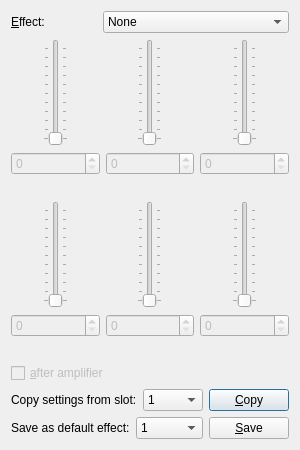
<?xml version="1.0" encoding="UTF-8"?>
<ui version="4.0">
 <class>DefaultEffects</class>
 <widget class="QDialog" name="DefaultEffects">
  <property name="geometry">
   <rect>
    <x>0</x>
    <y>0</y>
    <width>300</width>
    <height>450</height>
   </rect>
  </property>
  <property name="windowTitle">
   <string>Default Effects</string>
  </property>
  <property name="accessibleName">
   <string>Default effect's window</string>
  </property>
  <property name="accessibleDescription">
   <string>Here you can select default effects which will be loaded when keyboard shortcut is used</string>
  </property>
  <layout class="QVBoxLayout" name="verticalLayout_7">
   <item>
    <layout class="QHBoxLayout" name="horizontalLayout_3">
     <item>
      <widget class="QLabel" name="label_7">
       <property name="text">
        <string>&amp;Effect:</string>
       </property>
       <property name="buddy">
        <cstring>comboBox</cstring>
       </property>
      </widget>
     </item>
     <item>
      <widget class="QComboBox" name="comboBox">
       <property name="minimumSize">
        <size>
         <width>100</width>
         <height>0</height>
        </size>
       </property>
       <property name="accessibleName">
        <string>Default effect's effect</string>
       </property>
       <property name="accessibleDescription">
        <string>Allows to choose effect to be emulated</string>
       </property>
       <item>
        <property name="text">
         <string>None</string>
        </property>
       </item>
       <item>
        <property name="text">
         <string>[1] Overdrive</string>
        </property>
       </item>
       <item>
        <property name="text">
         <string>[1] Fixed Wah</string>
        </property>
       </item>
       <item>
        <property name="text">
         <string>[1] Touch Wah</string>
        </property>
       </item>
       <item>
        <property name="text">
         <string>[1] Fuzz</string>
        </property>
       </item>
       <item>
        <property name="text">
         <string>[1] Fuzz Touch Wah</string>
        </property>
       </item>
       <item>
        <property name="text">
         <string>[1] Simple Compressor</string>
        </property>
       </item>
       <item>
        <property name="text">
         <string>[1] Compressor</string>
        </property>
       </item>
       <item>
        <property name="text">
         <string>[2] Sine Chorus</string>
        </property>
       </item>
       <item>
        <property name="text">
         <string>[2] Triangle Chorus</string>
        </property>
       </item>
       <item>
        <property name="text">
         <string>[2] Sine Flanger</string>
        </property>
       </item>
       <item>
        <property name="text">
         <string>[2] Triangle Flanger</string>
        </property>
       </item>
       <item>
        <property name="text">
         <string>[2] Vibratone</string>
        </property>
       </item>
       <item>
        <property name="text">
         <string>[2] Vintage Tremolo</string>
        </property>
       </item>
       <item>
        <property name="text">
         <string>[2] Sine Tremolo</string>
        </property>
       </item>
       <item>
        <property name="text">
         <string>[2] Ring Modulator</string>
        </property>
       </item>
       <item>
        <property name="text">
         <string>[2] Step Filter</string>
        </property>
       </item>
       <item>
        <property name="text">
         <string>[2] Phaser</string>
        </property>
       </item>
       <item>
        <property name="text">
         <string>[2] Pitch Schifter</string>
        </property>
       </item>
       <item>
        <property name="text">
         <string>[3] Mono Delay</string>
        </property>
       </item>
       <item>
        <property name="text">
         <string>[3] Mono Echo Filter</string>
        </property>
       </item>
       <item>
        <property name="text">
         <string>[3] Stereo Echo Filter</string>
        </property>
       </item>
       <item>
        <property name="text">
         <string>[3] Multitap Delay</string>
        </property>
       </item>
       <item>
        <property name="text">
         <string>[3] Ping Pong Delay</string>
        </property>
       </item>
       <item>
        <property name="text">
         <string>[3] Ducking Delay</string>
        </property>
       </item>
       <item>
        <property name="text">
         <string>[3] Reverse Delay</string>
        </property>
       </item>
       <item>
        <property name="text">
         <string>[3] Tape Delay</string>
        </property>
       </item>
       <item>
        <property name="text">
         <string>[3] Stereo Tape Delay</string>
        </property>
       </item>
       <item>
        <property name="text">
         <string>[4] Small Hall Reverb</string>
        </property>
       </item>
       <item>
        <property name="text">
         <string>[4] Large Hall Reverb</string>
        </property>
       </item>
       <item>
        <property name="text">
         <string>[4] Small Room Reverb</string>
        </property>
       </item>
       <item>
        <property name="text">
         <string>[4] Large Room Reverb</string>
        </property>
       </item>
       <item>
        <property name="text">
         <string>[4] Small Plate Reverb</string>
        </property>
       </item>
       <item>
        <property name="text">
         <string>[4] Large Plate Reverb</string>
        </property>
       </item>
       <item>
        <property name="text">
         <string>[4] Ambient Reverb</string>
        </property>
       </item>
       <item>
        <property name="text">
         <string>[4] Arena Reverb</string>
        </property>
       </item>
       <item>
        <property name="text">
         <string>[4] '63 Fender Spring Reverb</string>
        </property>
       </item>
       <item>
        <property name="text">
         <string>[4] '65 Fender Spring Reverb</string>
        </property>
       </item>
      </widget>
     </item>
    </layout>
   </item>
   <item>
    <layout class="QHBoxLayout" name="horizontalLayout">
     <item>
      <layout class="QVBoxLayout" name="verticalLayout">
       <item alignment="Qt::AlignHCenter">
        <widget class="QSlider" name="dial">
         <property name="enabled">
          <bool>false</bool>
         </property>
         <property name="maximum">
          <number>255</number>
         </property>
         <property name="tickPosition">
          <enum>QSlider::TicksBothSides</enum>
         </property>
         <property name="tickInterval">
          <number>25</number>
         </property>
         <property name="notchTarget" stdset="0">
          <double>12.750000000000000</double>
         </property>
         <property name="notchesVisible" stdset="0">
          <bool>true</bool>
         </property>
        </widget>
       </item>
       <item>
        <widget class="QSpinBox" name="spinBox">
         <property name="enabled">
          <bool>false</bool>
         </property>
         <property name="maximum">
          <number>255</number>
         </property>
        </widget>
       </item>
       <item>
        <widget class="QLabel" name="label">
         <property name="text">
          <string/>
         </property>
         <property name="alignment">
          <set>Qt::AlignCenter</set>
         </property>
         <property name="buddy">
          <cstring>spinBox</cstring>
         </property>
        </widget>
       </item>
      </layout>
     </item>
     <item>
      <layout class="QVBoxLayout" name="verticalLayout_2">
       <item alignment="Qt::AlignHCenter">
        <widget class="QSlider" name="dial_2">
         <property name="enabled">
          <bool>false</bool>
         </property>
         <property name="maximum">
          <number>255</number>
         </property>
         <property name="tickPosition">
          <enum>QSlider::TicksBothSides</enum>
         </property>
         <property name="tickInterval">
          <number>25</number>
         </property>
         <property name="notchTarget" stdset="0">
          <double>12.750000000000000</double>
         </property>
         <property name="notchesVisible" stdset="0">
          <bool>true</bool>
         </property>
        </widget>
       </item>
       <item>
        <widget class="QSpinBox" name="spinBox_2">
         <property name="enabled">
          <bool>false</bool>
         </property>
         <property name="maximum">
          <number>255</number>
         </property>
        </widget>
       </item>
       <item>
        <widget class="QLabel" name="label_2">
         <property name="text">
          <string/>
         </property>
         <property name="alignment">
          <set>Qt::AlignCenter</set>
         </property>
         <property name="buddy">
          <cstring>spinBox_2</cstring>
         </property>
        </widget>
       </item>
      </layout>
     </item>
     <item>
      <layout class="QVBoxLayout" name="verticalLayout_3">
       <item alignment="Qt::AlignHCenter">
        <widget class="QSlider" name="dial_3">
         <property name="enabled">
          <bool>false</bool>
         </property>
         <property name="maximum">
          <number>255</number>
         </property>
         <property name="tickPosition">
          <enum>QSlider::TicksBothSides</enum>
         </property>
         <property name="tickInterval">
          <number>25</number>
         </property>
         <property name="notchTarget" stdset="0">
          <double>12.750000000000000</double>
         </property>
         <property name="notchesVisible" stdset="0">
          <bool>true</bool>
         </property>
        </widget>
       </item>
       <item>
        <widget class="QSpinBox" name="spinBox_3">
         <property name="enabled">
          <bool>false</bool>
         </property>
         <property name="maximum">
          <number>255</number>
         </property>
        </widget>
       </item>
       <item>
        <widget class="QLabel" name="label_3">
         <property name="text">
          <string/>
         </property>
         <property name="alignment">
          <set>Qt::AlignCenter</set>
         </property>
         <property name="buddy">
          <cstring>spinBox_3</cstring>
         </property>
        </widget>
       </item>
      </layout>
     </item>
    </layout>
   </item>
   <item>
    <layout class="QHBoxLayout" name="horizontalLayout_2">
     <item>
      <layout class="QVBoxLayout" name="verticalLayout_4">
       <item alignment="Qt::AlignHCenter">
        <widget class="QSlider" name="dial_4">
         <property name="enabled">
          <bool>false</bool>
         </property>
         <property name="maximum">
          <number>255</number>
         </property>
         <property name="tickPosition">
          <enum>QSlider::TicksBothSides</enum>
         </property>
         <property name="tickInterval">
          <number>25</number>
         </property>
         <property name="notchTarget" stdset="0">
          <double>12.750000000000000</double>
         </property>
         <property name="notchesVisible" stdset="0">
          <bool>true</bool>
         </property>
        </widget>
       </item>
       <item>
        <widget class="QSpinBox" name="spinBox_4">
         <property name="enabled">
          <bool>false</bool>
         </property>
         <property name="maximum">
          <number>255</number>
         </property>
        </widget>
       </item>
       <item>
        <widget class="QLabel" name="label_4">
         <property name="text">
          <string/>
         </property>
         <property name="alignment">
          <set>Qt::AlignCenter</set>
         </property>
         <property name="buddy">
          <cstring>spinBox_4</cstring>
         </property>
        </widget>
       </item>
      </layout>
     </item>
     <item>
      <layout class="QVBoxLayout" name="verticalLayout_5">
       <item alignment="Qt::AlignHCenter">
        <widget class="QSlider" name="dial_5">
         <property name="enabled">
          <bool>false</bool>
         </property>
         <property name="maximum">
          <number>255</number>
         </property>
         <property name="tickPosition">
          <enum>QSlider::TicksBothSides</enum>
         </property>
         <property name="tickInterval">
          <number>25</number>
         </property>
         <property name="notchTarget" stdset="0">
          <double>12.750000000000000</double>
         </property>
         <property name="notchesVisible" stdset="0">
          <bool>true</bool>
         </property>
        </widget>
       </item>
       <item>
        <widget class="QSpinBox" name="spinBox_5">
         <property name="enabled">
          <bool>false</bool>
         </property>
         <property name="maximum">
          <number>255</number>
         </property>
        </widget>
       </item>
       <item>
        <widget class="QLabel" name="label_5">
         <property name="text">
          <string/>
         </property>
         <property name="alignment">
          <set>Qt::AlignCenter</set>
         </property>
         <property name="buddy">
          <cstring>spinBox_5</cstring>
         </property>
        </widget>
       </item>
      </layout>
     </item>
     <item>
      <layout class="QVBoxLayout" name="verticalLayout_6">
       <item alignment="Qt::AlignHCenter">
        <widget class="QSlider" name="dial_6">
         <property name="enabled">
          <bool>false</bool>
         </property>
         <property name="maximum">
          <number>255</number>
         </property>
         <property name="tickPosition">
          <enum>QSlider::TicksBothSides</enum>
         </property>
         <property name="tickInterval">
          <number>25</number>
         </property>
         <property name="notchTarget" stdset="0">
          <double>12.750000000000000</double>
         </property>
         <property name="notchesVisible" stdset="0">
          <bool>true</bool>
         </property>
        </widget>
       </item>
       <item>
        <widget class="QSpinBox" name="spinBox_6">
         <property name="enabled">
          <bool>false</bool>
         </property>
         <property name="maximum">
          <number>255</number>
         </property>
        </widget>
       </item>
       <item>
        <widget class="QLabel" name="label_6">
         <property name="text">
          <string/>
         </property>
         <property name="alignment">
          <set>Qt::AlignCenter</set>
         </property>
         <property name="buddy">
          <cstring>spinBox_6</cstring>
         </property>
        </widget>
       </item>
      </layout>
     </item>
    </layout>
   </item>
   <item>
    <widget class="QCheckBox" name="checkBox">
     <property name="enabled">
      <bool>false</bool>
     </property>
     <property name="accessibleName">
      <string>After amplifier</string>
     </property>
     <property name="accessibleDescription">
      <string>Set effect to be put virtually after emulated amplifier</string>
     </property>
     <property name="text">
      <string>&amp;after amplifier</string>
     </property>
    </widget>
   </item>
   <item>
    <layout class="QHBoxLayout" name="horizontalLayout_4">
     <item>
      <widget class="QLabel" name="label_8">
       <property name="text">
        <string>Copy settings from slot:</string>
       </property>
       <property name="buddy">
        <cstring>comboBox_2</cstring>
       </property>
      </widget>
     </item>
     <item>
      <widget class="QComboBox" name="comboBox_2">
       <property name="accessibleName">
        <string>Copy from slot</string>
       </property>
       <property name="accessibleDescription">
        <string>Allows you to choose from which effect lot to copy effect settings</string>
       </property>
       <item>
        <property name="text">
         <string>1</string>
        </property>
       </item>
       <item>
        <property name="text">
         <string>2</string>
        </property>
       </item>
       <item>
        <property name="text">
         <string>3</string>
        </property>
       </item>
       <item>
        <property name="text">
         <string>4</string>
        </property>
       </item>
      </widget>
     </item>
     <item>
      <widget class="QPushButton" name="pushButton">
       <property name="accessibleName">
        <string>Copy</string>
       </property>
       <property name="accessibleDescription">
        <string>Copy selected slot's settings</string>
       </property>
       <property name="text">
        <string>&amp;Copy</string>
       </property>
      </widget>
     </item>
    </layout>
   </item>
   <item>
    <layout class="QHBoxLayout" name="horizontalLayout_5">
     <item>
      <widget class="QLabel" name="label_9">
       <property name="text">
        <string>Save as default effect:</string>
       </property>
       <property name="buddy">
        <cstring>comboBox_3</cstring>
       </property>
      </widget>
     </item>
     <item>
      <widget class="QComboBox" name="comboBox_3">
       <property name="accessibleName">
        <string>Save to slot</string>
       </property>
       <property name="accessibleDescription">
        <string>Choose for which slot save settings as a default effect</string>
       </property>
       <item>
        <property name="text">
         <string>1</string>
        </property>
       </item>
       <item>
        <property name="text">
         <string>2</string>
        </property>
       </item>
       <item>
        <property name="text">
         <string>3</string>
        </property>
       </item>
       <item>
        <property name="text">
         <string>4</string>
        </property>
       </item>
      </widget>
     </item>
     <item>
      <widget class="QPushButton" name="pushButton_2">
       <property name="accessibleName">
        <string>Save</string>
       </property>
       <property name="accessibleDescription">
        <string>Save settings as a default effect</string>
       </property>
       <property name="text">
        <string>&amp;Save</string>
       </property>
      </widget>
     </item>
    </layout>
   </item>
  </layout>
 </widget>
 <resources/>
 <connections>
  <connection>
   <sender>spinBox</sender>
   <signal>valueChanged(int)</signal>
   <receiver>dial</receiver>
   <slot>setValue(int)</slot>
   <hints>
    <hint type="sourcelabel">
     <x>17</x>
     <y>160</y>
    </hint>
    <hint type="destinationlabel">
     <x>22</x>
     <y>118</y>
    </hint>
   </hints>
  </connection>
  <connection>
   <sender>dial</sender>
   <signal>valueChanged(int)</signal>
   <receiver>spinBox</receiver>
   <slot>setValue(int)</slot>
   <hints>
    <hint type="sourcelabel">
     <x>41</x>
     <y>119</y>
    </hint>
    <hint type="destinationlabel">
     <x>41</x>
     <y>159</y>
    </hint>
   </hints>
  </connection>
  <connection>
   <sender>spinBox_2</sender>
   <signal>valueChanged(int)</signal>
   <receiver>dial_2</receiver>
   <slot>setValue(int)</slot>
   <hints>
    <hint type="sourcelabel">
     <x>117</x>
     <y>157</y>
    </hint>
    <hint type="destinationlabel">
     <x>118</x>
     <y>112</y>
    </hint>
   </hints>
  </connection>
  <connection>
   <sender>dial_2</sender>
   <signal>valueChanged(int)</signal>
   <receiver>spinBox_2</receiver>
   <slot>setValue(int)</slot>
   <hints>
    <hint type="sourcelabel">
     <x>136</x>
     <y>115</y>
    </hint>
    <hint type="destinationlabel">
     <x>135</x>
     <y>167</y>
    </hint>
   </hints>
  </connection>
  <connection>
   <sender>spinBox_3</sender>
   <signal>valueChanged(int)</signal>
   <receiver>dial_3</receiver>
   <slot>setValue(int)</slot>
   <hints>
    <hint type="sourcelabel">
     <x>212</x>
     <y>160</y>
    </hint>
    <hint type="destinationlabel">
     <x>212</x>
     <y>111</y>
    </hint>
   </hints>
  </connection>
  <connection>
   <sender>dial_3</sender>
   <signal>valueChanged(int)</signal>
   <receiver>spinBox_3</receiver>
   <slot>setValue(int)</slot>
   <hints>
    <hint type="sourcelabel">
     <x>252</x>
     <y>123</y>
    </hint>
    <hint type="destinationlabel">
     <x>247</x>
     <y>161</y>
    </hint>
   </hints>
  </connection>
  <connection>
   <sender>spinBox_4</sender>
   <signal>valueChanged(int)</signal>
   <receiver>dial_4</receiver>
   <slot>setValue(int)</slot>
   <hints>
    <hint type="sourcelabel">
     <x>27</x>
     <y>310</y>
    </hint>
    <hint type="destinationlabel">
     <x>26</x>
     <y>273</y>
    </hint>
   </hints>
  </connection>
  <connection>
   <sender>dial_4</sender>
   <signal>valueChanged(int)</signal>
   <receiver>spinBox_4</receiver>
   <slot>setValue(int)</slot>
   <hints>
    <hint type="sourcelabel">
     <x>63</x>
     <y>257</y>
    </hint>
    <hint type="destinationlabel">
     <x>58</x>
     <y>312</y>
    </hint>
   </hints>
  </connection>
  <connection>
   <sender>spinBox_5</sender>
   <signal>valueChanged(int)</signal>
   <receiver>dial_5</receiver>
   <slot>setValue(int)</slot>
   <hints>
    <hint type="sourcelabel">
     <x>117</x>
     <y>309</y>
    </hint>
    <hint type="destinationlabel">
     <x>117</x>
     <y>267</y>
    </hint>
   </hints>
  </connection>
  <connection>
   <sender>dial_5</sender>
   <signal>valueChanged(int)</signal>
   <receiver>spinBox_5</receiver>
   <slot>setValue(int)</slot>
   <hints>
    <hint type="sourcelabel">
     <x>149</x>
     <y>272</y>
    </hint>
    <hint type="destinationlabel">
     <x>142</x>
     <y>318</y>
    </hint>
   </hints>
  </connection>
  <connection>
   <sender>spinBox_6</sender>
   <signal>valueChanged(int)</signal>
   <receiver>dial_6</receiver>
   <slot>setValue(int)</slot>
   <hints>
    <hint type="sourcelabel">
     <x>225</x>
     <y>305</y>
    </hint>
    <hint type="destinationlabel">
     <x>224</x>
     <y>268</y>
    </hint>
   </hints>
  </connection>
  <connection>
   <sender>dial_6</sender>
   <signal>valueChanged(int)</signal>
   <receiver>spinBox_6</receiver>
   <slot>setValue(int)</slot>
   <hints>
    <hint type="sourcelabel">
     <x>252</x>
     <y>261</y>
    </hint>
    <hint type="destinationlabel">
     <x>246</x>
     <y>315</y>
    </hint>
   </hints>
  </connection>
 </connections>
</ui>
